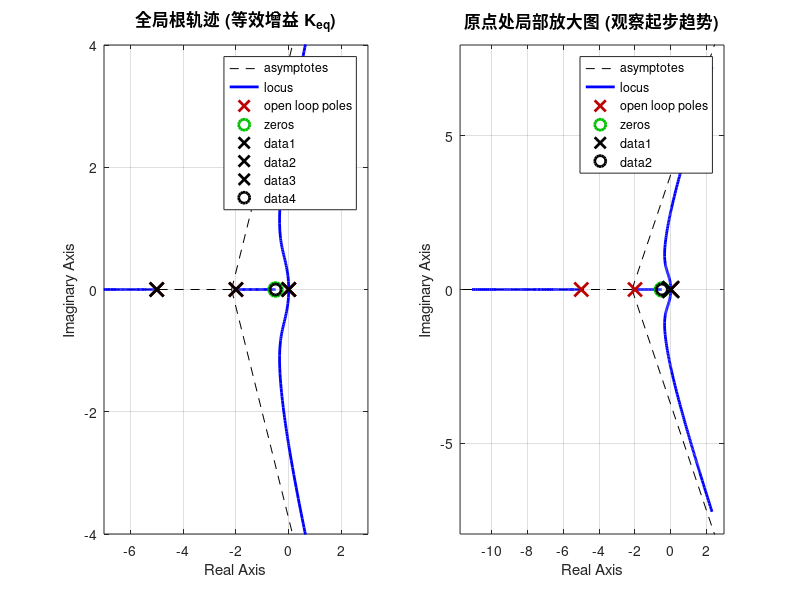

MATLAB code for this plot: (Note: this script raises an error after producing the figure.)
% ==========================================
% 自动控制原理：含有原点重极点的根轨迹绘制
% ==========================================
clear; clc; close all;

% 1. 传递函数定义
% 开环传递函数 G(s)H(s) = K^*(1+2s) / [s^2(s+2)(s+5)]
% 为了使用 rlocus 函数，我们将其化为标准形式：
% G(s)H(s) = 2K^*(s+0.5) / [s^2(s+2)(s+5)]
% 我们令等效增益 K_eq = 2K^*，绘制 K_eq 从 0 变到无穷的轨迹

num = [1, 0.5]; % 分子多项式：s + 0.5
% 分母多项式展开：s^2 * (s+2) * (s+5) = s^4 + 7s^3 + 10s^2
den = [1, 7, 10, 0, 0]; 

% 建立开环传递函数模型
sys = tf(num, den);

% 2. 绘制图表
figure('Name', '引入PD控制后的系统根轨迹', 'Color', 'w', 'Position', [100, 100, 1100, 550]);

% === 子图1：全局根轨迹视角 ===
subplot(1, 2, 1);
rlocus(sys);
title('全局根轨迹 (等效增益 K_{eq})', 'FontSize', 12);
hold on;
% 标注特征点
plot(0, 0, 'kx', 'MarkerSize', 10, 'LineWidth', 2); % 原点极点
plot(-2, 0, 'kx', 'MarkerSize', 10, 'LineWidth', 2);
plot(-5, 0, 'kx', 'MarkerSize', 10, 'LineWidth', 2);
plot(-0.5, 0, 'ko', 'MarkerSize', 8, 'LineWidth', 2); % 引入的零点
grid on;
axis([-7 3 -4 4]); % 设定全局坐标系范围

% === 子图2：原点局部放大视角 ===
subplot(1, 2, 2);
rlocus(sys);
title('原点处局部放大图 (观察起步趋势)', 'FontSize', 12);
hold on;
plot(0, 0, 'kx', 'MarkerSize', 12, 'LineWidth', 2); 
plot(-0.5, 0, 'ko', 'MarkerSize', 8, 'LineWidth', 2);

% 绘制虚轴和实轴参考线
yline(0, 'k-', 'Alpha', 0.3);
xline(0, 'k-', 'Alpha', 0.3);
grid on;
axis([-1 0.5 -1.5 1.5]); % 极限聚焦原点附近

% 添加文字标注说明出射角
text(0.1, 0.3, '\leftarrow \theta_d = +90^\circ', 'Color', 'b', 'FontSize', 11, 'FontWeight', 'bold');
text(0.1, -0.3, '\leftarrow \theta_d = -90^\circ', 'Color', 'b', 'FontSize', 11, 'FontWeight', 'bold');

sgtitle('改变反馈通路 H(s)=1+2s 后的闭环根轨迹', 'FontSize', 14, 'FontWeight', 'bold');
